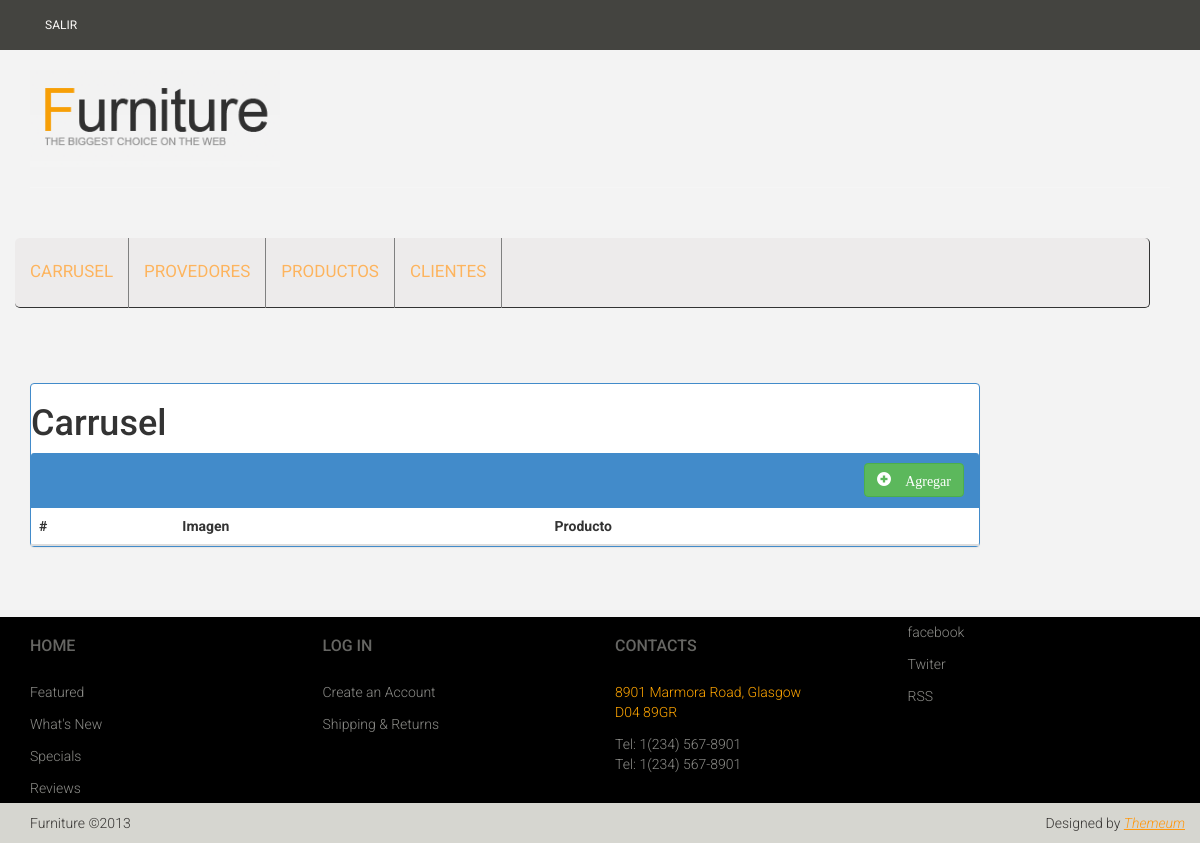
The page /carrusel.php on the database as committed earlier.
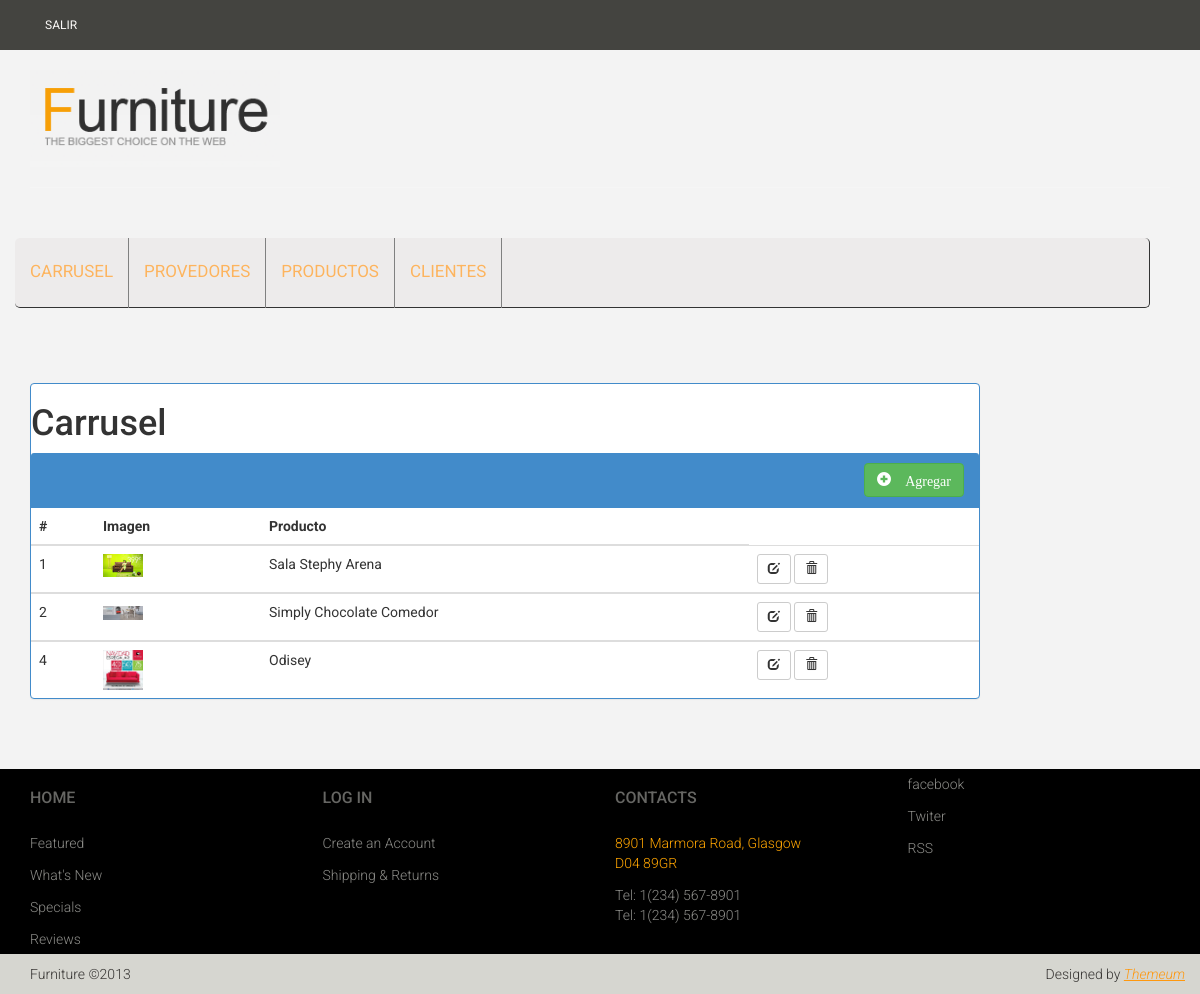
The same page on the database as committed later.
### tables this page shows
CREATE TABLE `pv_carrusel` (
  `id_imagen` int(11) NOT NULL AUTO_INCREMENT,
  `imagen` varchar(512) NOT NULL,
  `id_producto` int(11) NOT NULL,
  PRIMARY KEY (`id_imagen`),
  KEY `fk_PV_CARRUSEL_PV_PRODUCTO1` (`id_producto`),
  CONSTRAINT `fk_PV_CARRUSEL_PV_PRODUCTO1` FOREIGN KEY (`id_producto`) REFERENCES `pv_producto` (`id_producto`) ON DELETE NO ACTION ON UPDATE NO ACTION
);

CREATE TABLE `pv_producto` (
  `id_producto` int(11) NOT NULL AUTO_INCREMENT,
  `producto` varchar(45) DEFAULT NULL,
  `precio_compra` float DEFAULT NULL,
  `precio_venta` float DEFAULT NULL,
  `descripcion` varchar(255) DEFAULT NULL,
  `id_categoria` int(11) NOT NULL,
  `id_provedor` int(11) NOT NULL,
  PRIMARY KEY (`id_producto`),
  KEY `fk_PV_PRODUCTO_PV_CATEGORIA1_idx` (`id_categoria`),
  KEY `fk_PV_PRODUCTO_PV_PROVEDOR1_idx` (`id_provedor`),
  CONSTRAINT `fk_PV_PRODUCTO_PV_CATEGORIA1` FOREIGN KEY (`id_categoria`) REFERENCES `pv_categoria` (`id_categoria`) ON DELETE NO ACTION ON UPDATE NO ACTION,
  CONSTRAINT `fk_PV_PRODUCTO_PV_PROVEDOR1` FOREIGN KEY (`id_provedor`) REFERENCES `pv_provedor` (`id_provedor`) ON DELETE NO ACTION ON UPDATE NO ACTION
);

### carrusel.php (the view, shortened to what this page needs)
<!DOCTYPE html>
<html lang="en">
<head>
    <link href="css/bootstrap.min.css" rel="stylesheet">
    <link href="css/font-awesome.min.css" rel="stylesheet">
    <link href="css/prettyPhoto.css" rel="stylesheet">
    <link href="css/price-range.css" rel="stylesheet">
    <link href="css/animate.css" rel="stylesheet">
	  <link href="css/main.css" rel="stylesheet">
	  <link href="css/responsive.css" rel="stylesheet">
    <link href="css/furniture.css" rel="stylesheet">
</head>
<body>
  <header id="header">
    <?php include_once('headeradmin.php'); ?>
  </header>
	<section id="form">
		<div class="container">
				<div class="col-md-10">
          <?php
          include_once('conexion.php');
          $resultado="<div class='row'>
                  <div class='panel panel-primary'>
                   <h1>Carrusel</h1>
                      <div class='panel-heading' style='text-align:right;'>
                          <a class='btn btn-success' title='Nuevo' href='newCarrusel.php'>
                                  <span class='glyphicon glyphicon-plus-sign'> Agregar</span>
                          </a>
                      </div>
                          <table class='table'>
                              <thead>
                                  <th>#</th>
                                  <th>Imagen</th>
                                  <th>Producto</th>
                              </thead>
                              ";
          $sql="CALL spGetCarrusel();";
          $result = $conn->query($sql) or die("error: " . mysqli_error($conn));
                      while($row=$result->fetch_assoc()){
                         $resultado.=" <tbody>
                                  <tr>
                                  	<td>".$row['id_imagen']."</td>
                                      <td><img src='images/carrusel/".$row['imagen']."' width='40px' alt=''></td>
                                      <td>".$row['producto']."</td>
                                      <td>
                                          <a class='btn btn-default btn-sm' title='Modificar Imagen' href='modificarCarrusel.php?idImagen=".$row['id_imagen']."'>
                                              <span class='glyphicon glyphicon-edit'></span>
                                          </a>
                                          <a class='btn btn-default btn-sm' title='Eliminar Imagen' onclick='eliminarCarrusel(".$row['id_imagen'].")'>
                                              <span class='glyphicon glyphicon-trash' ></span>
                                          </a>
                                      </td>
                                  </tr>
                              </tbody>
                         ";
                      }
                      $resultado.="</table>
                  </div>
              </div>";
          echo $resultado;
           ?>
				</div>
		</div>
	</section>
  <footer id="footer">
    <?php include_once('footer.php'); ?>
  </footer>
</body>
</html>

Rows that differ between the two databases and show on the page:
added pv_carrusel: id_imagen "1", imagen (placeholder picture), id_producto.producto "Sala Stephy Arena"
added pv_carrusel: id_imagen "2", imagen (picture), id_producto.producto "Simply Chocolate Comedor"
added pv_carrusel: id_imagen "4", imagen (picture), id_producto.producto "Odisey"
